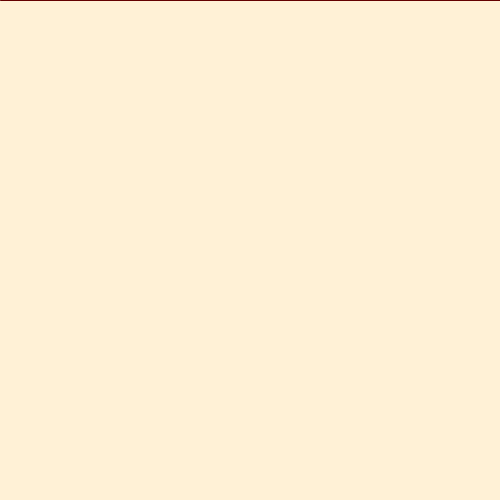
Frame 1 (no input)
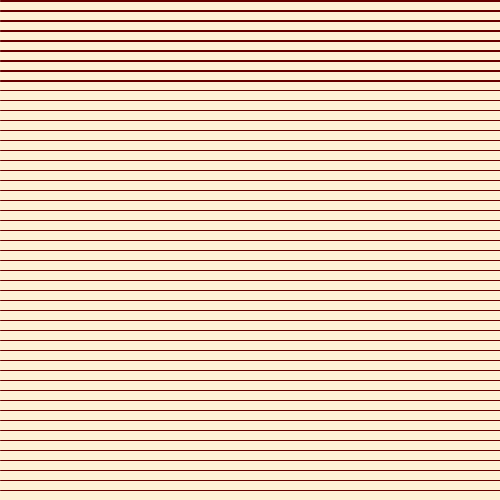
Frame 60 (the mouse pressed at the canvas centre just before this capture)
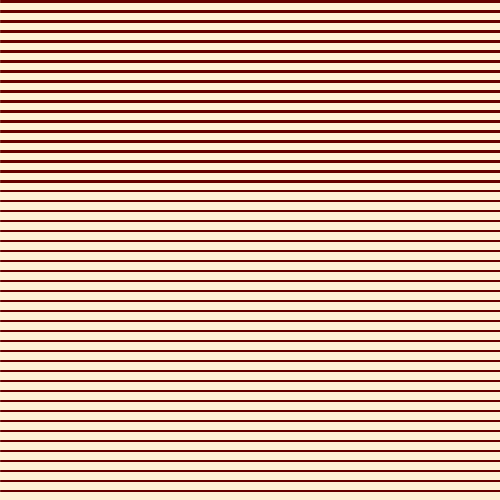
Frame 120 (the mouse held since frame 60 and released just before this capture)

The Processing sketch that drew these frames (run headless with seeded random() and noise(); from frame 60 on, the mouse is pressed at the canvas centre):

// Processing sketch: Conditionals_Line_01
// ── Conditionals_Line_01.pde
/*
HKB Creative Coding
 Einführung
 Michael Flueckiger
 */



int posX=0;
int posY=0;
int posX2=0;
color mycolor=color(100, 0, 0);
int speed=10;
int offset=0;

// Setup Funktion, wird einmal aufgerufen
void setup() { 
  size(500, 500); // Grösse des Fensters definieren
  background(220);
  //line(200, 50, 400, 400);
  pixelDensity(2);
  posX2=width;
  posY=offset;
  background(#FFF1D6);
}

// draw Funktion, wird geloopt
void draw() {

  stroke(mycolor);
  line(posX, posY, posX2, posY);
  posY+=speed;

  if (posY>height) {
    offset+=1;
    posY=offset;
  }
}
